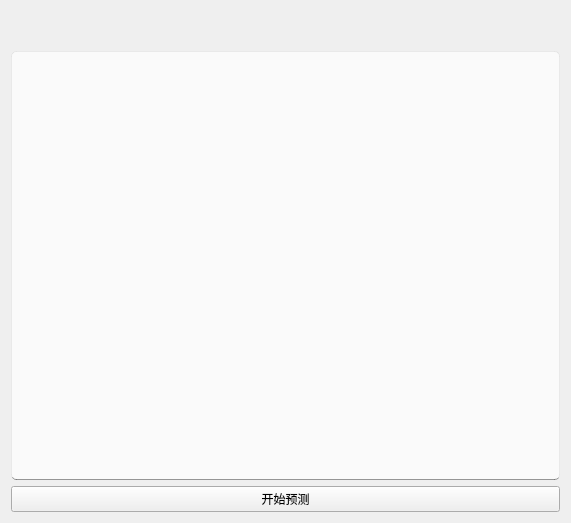
<?xml version="1.0" encoding="UTF-8"?>
<ui version="4.0">
 <class>YU</class>
 <widget class="QWidget" name="YU">
  <property name="geometry">
   <rect>
    <x>0</x>
    <y>0</y>
    <width>571</width>
    <height>523</height>
   </rect>
  </property>
  <property name="windowTitle">
   <string>Form</string>
  </property>
  <layout class="QGridLayout" name="gridLayout">
   <item row="2" column="0">
    <widget class="PushButton" name="PushButton">
     <property name="text">
      <string>开始预测</string>
     </property>
    </widget>
   </item>
   <item row="1" column="0">
    <widget class="QTextBrowser" name="textBrowser">
     <property name="styleSheet">
      <string notr="true">    color: black;
    background-color: rgba(255, 255, 255, 0.7);
    border: 1px solid rgba(0, 0, 0, 13);
    border-bottom: 1px solid rgba(0, 0, 0, 100);
    border-radius: 5px;
    /* font: 14px &quot;Segoe UI&quot;, &quot;Microsoft YaHei&quot;; */
    padding: 0px 10px;
    selection-background-color: #00a7b3;</string>
     </property>
    </widget>
   </item>
   <item row="0" column="0">
    <spacer name="verticalSpacer">
     <property name="orientation">
      <enum>Qt::Vertical</enum>
     </property>
     <property name="sizeType">
      <enum>QSizePolicy::Maximum</enum>
     </property>
     <property name="sizeHint" stdset="0">
      <size>
       <width>20</width>
       <height>40</height>
      </size>
     </property>
    </spacer>
   </item>
  </layout>
 </widget>
 <customwidgets>
  <customwidget>
   <class>PushButton</class>
   <extends>QPushButton</extends>
   <header>qfluentwidgets</header>
  </customwidget>
 </customwidgets>
 <resources/>
 <connections/>
</ui>
